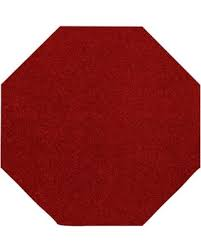
#> input picture TSR/preprocessing/red_octagon.jpeg, 201 x 251 px, found by its file name
$ python -i traffic_sign_detc_simply.py   (imports and definitions only)   (older library calls are emulated)
#> lines starting #> are read from the running program, lines starting #| are printed output that depends on the picture; after the words box and inside, x2 and y2 are one past the last pixel; in counts of white or black regions, pixels touching at a corner belong together
#> (reads TSR/old/model_num.json from the repository)
import cv2
import matplotlib.pyplot as plt
import numpy as np
from PIL import Image, ImageDraw, ImageFont
from preprocessing.predict import predict

sign_dict = {
1: "Stop Ahead",
2:	"Maximum 80",
3:	"Maximum 40",
4:	"Yield Sign",
5:	"Maximum 50",
6:	'Right Curve Sign',
7:	'Left Curve Sign',
8:	'Maximum 60 ahead',
9:	'Construction ahead',
10:	'Stop Sign',
11:	'Maximum 30',
12:	'Maximum 30',
13:	'Yield Ahead Sign',
14:	'Signal Ahead Sign',
15:	'Maximum 50 ahead',
16:	'Maximum 60',
17:	'Maximum 70',
18:	'Guide Sign'
}

# [69 lines left out: functions video_to_frames, video_to_stream, frames_to_video, not called in this run]


def load_prep_img(sample_img):
	size = sample_img.shape
	blank_canvas_red = np.zeros(size, dtype=np.uint8)
	blank_canvas_yellow_orange = np.zeros(size, dtype=np.uint8)
	blank_canvas_white = np.zeros(size, dtype=np.uint8)
	# Convert to RGB color space
	rgb_img = cv2.cvtColor(sample_img, cv2.COLOR_BGR2RGB)
	# Convert to HSV color space
	hsv_img = cv2.cvtColor(sample_img, cv2.COLOR_BGR2HSV)
	# Blur image to reduce unrelated noise
	blur_img = cv2.bilateralFilter(hsv_img, 9, 75, 75)
	return blank_canvas_red, blank_canvas_yellow_orange, blank_canvas_white, sample_img, rgb_img, hsv_img, blur_img


def get_red_mask(img, lower_color1, upper_color1, lower_color2, upper_color2):
	masked_img1 = cv2.inRange(img, lower_color1, upper_color1)
	masked_img2 = cv2.inRange(img, lower_color2, upper_color2)
	loose_red_mask = masked_img1 + masked_img2
	return loose_red_mask


def get_other_colors_mask(img, lower_color, upper_color):
	masked_img = cv2.inRange(img, lower_color, upper_color)
	other_colors_mask = masked_img
	return other_colors_mask


def dilate_erode(img, kernel_size):
	kernel = np.ones((kernel_size, kernel_size), np.uint8)
	dilated_img = cv2.dilate(img, kernel, iterations=1)
	cleaned_img = cv2.erode(dilated_img, kernel, iterations=1)
	return cleaned_img


def find_contour(img):
	_, all_contours, _ = cv2.findContours(img, cv2.RETR_TREE, cv2.CHAIN_APPROX_NONE)
	if len(all_contours) != 0:
		all_sorted_cnt = sorted(all_contours, key=cv2.contourArea)[-1:]
		largest_cnt = all_sorted_cnt[0]
	else:
		largest_cnt = None
		all_sorted_cnt = None
		print("no contours")
	return largest_cnt, all_sorted_cnt


def draw_contour_2(img, canvas, contour_thickness):
	largest_cnt, all_sorted_cnt = find_contour(img)
	if all_sorted_cnt is not None:
		for i, largest_cnt in enumerate(all_sorted_cnt):
			cv2.drawContours(canvas, largest_cnt, -1, [0, 255, 0], contour_thickness)


def fix_convex_defect(img):
	# Detect convexity defects base on the contour.
	cnt_before_convex, _ = find_contour(img)
	hull_before = cv2.convexHull(cnt_before_convex, returnPoints=False)
	# print(type(hull_before))
	defects_before = cv2.convexityDefects(cnt_before_convex, hull_before)
	if defects_before is not None:
		for i in range(defects_before.shape[0]):
			s_before, e_before, f_before, d_before = defects_before[i, 0]
			start_before = tuple(cnt_before_convex[s_before][0])
			end_before = tuple(cnt_before_convex[e_before][0])
			far_before = tuple(cnt_before_convex[f_before][0])
			cv2.line(img, start_before, end_before, [255, 0, 0], 1)
		convex_fix_kernel = np.ones((3, 3), np.uint8)
		convex_dilated_img = cv2.dilate(img, convex_fix_kernel, iterations=1)
		convex_fixed_img = cv2.erode(convex_dilated_img, convex_fix_kernel, iterations=1)
	else:
		convex_fixed_img = img
	return convex_fixed_img


def load_template(template_path):
#> called with template_path = 'red_octagon.jpeg'
	template = cv2.imread(template_path)
#> template is the input picture: shape (251, 201, 3); mean B, G, R 96.1, 96.7, 168.8
	blurred_template = cv2.bilateralFilter(template, 9, 75, 75)
	gray_scale_template = cv2.cvtColor(blurred_template, cv2.COLOR_BGR2GRAY)
	ret, thresh2 = cv2.threshold(gray_scale_template, 127, 255, 0)
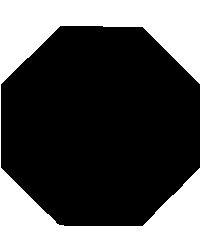
#> thresh2: shape (251, 201); 34.8% white; 1 white region
	_, template_contours, _ = cv2.findContours(thresh2, cv2.RETR_TREE, cv2.CHAIN_APPROX_NONE)
#> template_contours = 2 contours; box (x1, y1, x2, y2) and area: (0, 0, 201, 251) 50000, (0, 25, 201, 227) 33178
	template_cnt = template_contours[0]
#> template_cnt = contour of 900 points, box (x1, y1, x2, y2) (0, 0, 201, 251), area 50000
	return gray_scale_template, template_cnt


def shape_compare(contours, template_cnt):
	similarity_level = cv2.matchShapes(contours, template_cnt, 1, 0.0)
	return similarity_level


def draw_box(img, canvas, contour_thickness):
	pos = []
	_, all_sorted_cnt = find_contour(img)
	for i, cnt in enumerate(all_sorted_cnt):
		colour = (0, 255, 0)
		x, y, w, h = cv2.boundingRect(cnt)
		# cv2.rectangle(canvas, (x, y), (x + w, y + h), colour, contour_thickness)
		pos.append([x, y, w, h])
	# print(pos)
	return pos, canvas


def crop_and_hist(original_img, target_region_pos, border):
	[img_h, img_w] = original_img.shape[:2]
	[x, y, w, h] = target_region_pos[0]
	# Original position: (should not chage this!)
	box_x = [x, x + w]
	box_y = [y, y + h]
	crop_x0 = box_x[0] - border
	crop_y0 = box_y[0] - border
	crop_x1 = box_x[1] + border
	crop_y1 = box_y[1] + border
	if crop_x0 < 0:
		crop_x0 = 0
	else:
		crop_x0 = crop_x0
	if crop_y0 < 0:
		crop_y0 = 0
	else:
		crop_y0 = crop_y0
	if crop_x1 > img_w:
		crop_x1 = img_w
	else:
		crop_x1 = crop_x1
	if crop_y1 > img_h:
		crop_y1 = img_h
	else:
		crop_y1 = crop_y1
	# New position:
	x_exp = [crop_x0, crop_x1]
	y_exp = [crop_y0, crop_y1]
	w_exp = x_exp[1] - x_exp[0]
	h_exp = y_exp[1] - y_exp[0]
	if w_exp > h_exp:
		diff = w_exp - h_exp
		h_exp = w_exp
		if y_exp[0] - round(diff / 2) < 0:
			y_exp_new0 = 0
			remains_h = round(diff / 2) - y_exp[0]
			y_exp_new1 = y_exp[1] + round(diff / 2) + remains_h
		else:
			y_exp_new0 = y_exp[0] - round(diff / 2)
			if y_exp[1] + round(diff / 2) > img_h:
				y_exp_new1 = img_h
				remains_h = y_exp[1] + round(diff / 2) - img_h
				y_exp_new0 = y_exp[0] - round(diff / 2) - remains_h
			else:
				y_exp_new1 = y_exp[1] + round(diff / 2)
		y_exp_new = [y_exp_new0, y_exp_new1]
		x_exp_new = x_exp
	else:
		diff = h_exp - w_exp
		w_exp = h_exp
		if x_exp[0] - round(diff / 2) < 0:
			x_exp_new0 = 0
			remains_w = round(diff / 2) - x_exp[0]
			x_exp_new1 = x_exp[1] + round(diff / 2) + remains_w
		else:
			x_exp_new0 = x_exp[0] - round(diff / 2)
			if x_exp[1] + round(diff / 2) > img_w:
				x_exp_new1 = img_w
				remains_w = x_exp[1] + round(diff / 2) - img_w
				x_exp_new0 = x_exp[0] - round(diff / 2) - remains_w
			else:
				x_exp_new1 = x_exp[1] + round(diff / 2)
		y_exp_new = y_exp
		x_exp_new = [x_exp_new0, x_exp_new1]

	target_region_img = original_img[y_exp_new[0]:y_exp_new[1], x_exp_new[0]:x_exp_new[1], :].copy()
	print("target_region_img shape:", target_region_img.shape)
	return target_region_img


def crop_possible_signs(similarity_level_ori, similarity_level_fix, final_mask, rgb_img):
	if similarity_level_ori < 0.8 or similarity_level_fix < 0.8:
		target_region_pos, box_on_img = draw_box(final_mask, rgb_img, 1)
		#print(target_region_pos)
		#         plt.imshow(box_on_img)
		#         plt.show()
		x, y, w, h = target_region_pos[0]
		if w*h < 1000:
			return None, None
		border = 8
		target_region_img_before_eq = crop_and_hist(rgb_img, target_region_pos, border)
		output = target_region_img_before_eq
	else:
		return None, None
	return target_region_pos, output


# [22 lines left out: functions draw_box_text, text_box_on_img, not called in this run]


# Load in the Octagon template and get its contours for red canvas
octagon_template_loc = 'red_octagon.jpeg'
gray_octagon_template, octagon_template_cnt = load_template(octagon_template_loc)
#> octagon_template_cnt has the same summary as template_cnt in load_template
# plt.imshow(gray_octagon_template,cmap='gray')
# plt.show()

# Load in the Rectagule template and get its contours for white canvas
rectangle_template_loc = 'rectangle.png'
gray_rectangle_template, rectangle_template_cnt = load_template(rectangle_template_loc)
#> call 2 of load_template, with template_path = 'rectangle.png'
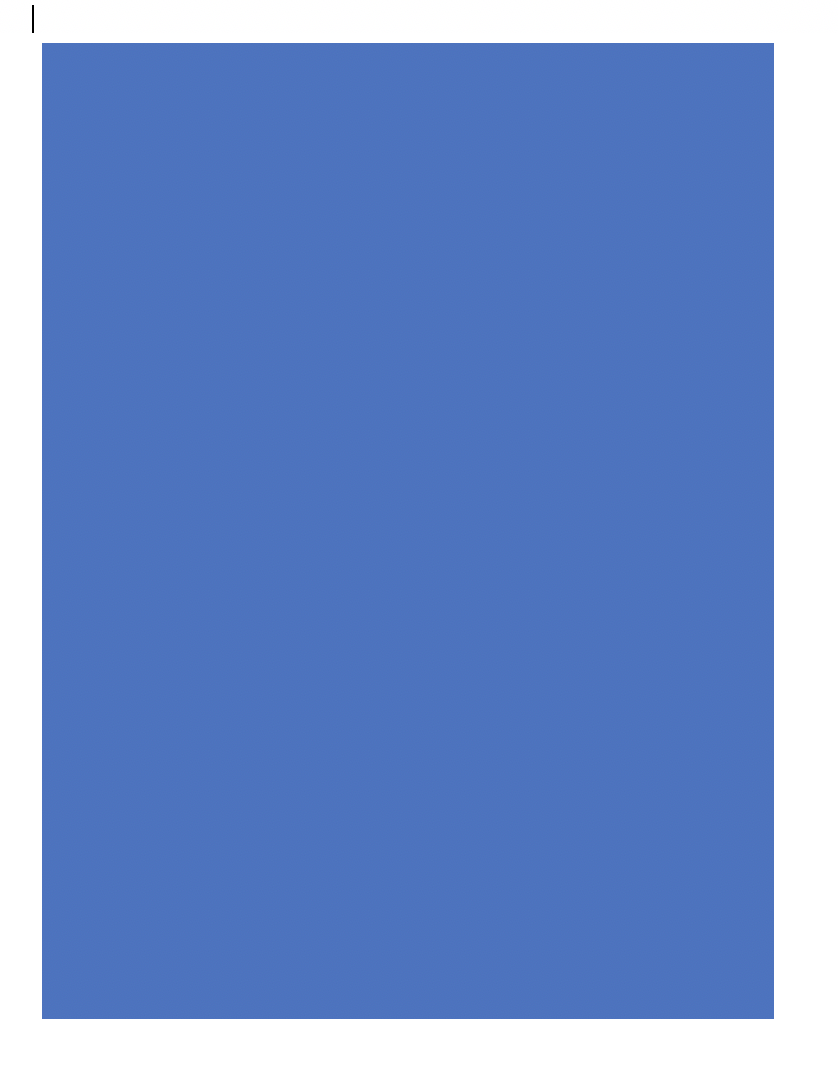
#> input picture TSR/preprocessing/rectangle.png, 838 x 1076 px, found by its file name
#> in load_template, template is the input picture: shape (1076, 838, 3); mean B, G, R 203.4, 144, 113.9
#> in load_template (call 2), `_, template_contours, _ = cv2.findContours(thresh2, cv2.RETR_TREE, cv2..`: template_contours = 3 contours; box (x1, y1, x2, y2) and area: (0, 0, 838, 1076) 899775, (41, 42, 775, 1020) 716139, (31, 4, 35, 34) 85
#> in load_template (call 2), `template_cnt = template_contours[0]`: template_cnt = contour of 3824 points, box (x1, y1, x2, y2) (0, 0, 838, 1076), area 899775
#> rectangle_template_cnt has the same summary as template_cnt in load_template
# plt.imshow(gray_rectangle_template,cmap='gray')
# plt.show()

# Load in the Dimond shape template and get its contours for red canvas
dimond_shape_template_loc = 'dimond_shape.jpeg'
gray_dimond_shape_template, dimond_shape_template_cnt = load_template(dimond_shape_template_loc)
#> call 3 of load_template, with template_path = 'dimond_shape.jpeg'
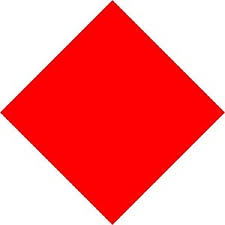
#> input picture TSR/preprocessing/dimond_shape.jpeg, 225 x 225 px, found by its file name
#> in load_template, template is the input picture: shape (225, 225, 3); mean B, G, R 128.5, 127.8, 252.4
#> in load_template (call 3), `gray_scale_template = cv2.cvtColor(blurred_template, cv2.COLOR_BGR2GRAY)`:
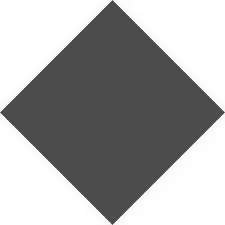
#> gray_scale_template: shape (225, 225); min 61, max 255, mean 165.2
#> in load_template (call 3), `ret, thresh2 = cv2.threshold(gray_scale_template, 127, 255, 0)`:
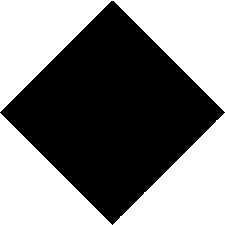
#> thresh2: shape (225, 225); 50% white; 1 black region
#> in load_template (call 3), `_, template_contours, _ = cv2.findContours(thresh2, cv2.RETR_TREE, cv2..`: template_contours = 3 contours; box (x1, y1, x2, y2) and area: (0, 0, 225, 112) 12321, (113, 113, 225, 225) 6162, (0, 113, 112, 225) 6160
#> in load_template (call 3), `template_cnt = template_contours[0]`: template_cnt = contour of 336 points, box (x1, y1, x2, y2) (113, 113, 225, 225), area 6162
#> dimond_shape_template_cnt has the same summary as template_cnt in load_template
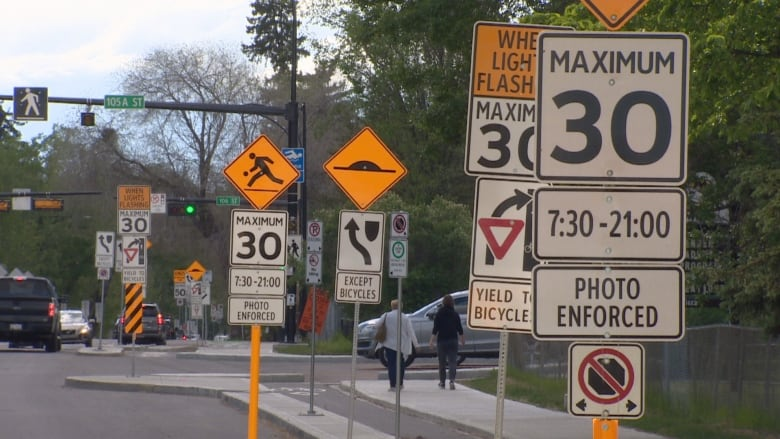
#> input picture TSR/Real_Images/signs1.jpg, 780 x 439 px
#> further down, picture is the input picture: shape (439, 780, 3); mean B, G, R 99.3, 107.2, 112.8
# plt.imshow(gray_dimond_shape_template,cmap='gray')
# plt.show()


# Read image(whatever color) as sample_img and display it.
video_path = '../sample_images/video_1.mov'
# input_frames_set = video_to_frames(video_path)
# print(len(input_frames_set))
# frame_i = 0

processed_frames = []

#for frame in input_frames_set[:len(input_frames_set) - 1]:
def process_frame(frame):
	r, c = frame.shape[:-1]
	output_labeled_img_list = []
	output_red_list = []
	output_yellow_orange_list = []
	output_white_list = []
	output_green_list = []

	#print("start processing frame:", frame_i)
	blank_canvas_red, blank_canvas_yellow_orange, blank_canvas_white, sample_img, rgb_img, hsv_img, blur_img = load_prep_img(
		frame)
#> blank_canvas_red: shape (439, 780, 3); every value is 0
	w = sample_img.shape[0]
	h = sample_img.shape[1]

	# Red:
	lower_red1, upper_red1, lower_red2, upper_red2 = (0, 70, 0), (10, 255, 255), (165, 70, 0), (180, 255, 255)
	red_loose_mask = get_red_mask(blur_img, lower_red1, upper_red1, lower_red2, upper_red2)
	red_cleaned_img_1 = dilate_erode(red_loose_mask, 3)

	lower_red3, upper_red3, lower_red4, upper_red4 = (0, 100, 50), (10, 255, 255), (170, 100, 50), (180, 255, 255)
	red_strict_mask = get_red_mask(blur_img, lower_red3, upper_red3, lower_red4, upper_red4)
	red_cleaned_img_2 = dilate_erode(red_strict_mask, 15)

	final_red_mask = cv2.bitwise_and(red_cleaned_img_1, red_cleaned_img_2)
#> final_red_mask: shape (439, 780); 1.2% white; 48 white regions (32 under 20 px), largest, box (x1, y1, x2, y2) and area: (578, 348, 634, 404) 1363, (298, 290, 330, 333) 911, (479, 219, 524, 259) 834

	# Yellow:
	lower_yellow_orange, upper_yellow_orange = (11, 70, 0), (34, 255, 255)
	yellow_orange_loose_mask = get_other_colors_mask(blur_img, lower_yellow_orange, upper_yellow_orange)
	yellow_orange_cleaned_img_1 = dilate_erode(yellow_orange_loose_mask, 3)

	lower_yellow_orange2, upper_yellow_orange2 = (11, 100, 50), (34, 255, 255)
	yellow_orange_strict_mask = get_other_colors_mask(blur_img, lower_yellow_orange2, upper_yellow_orange2)
	yellow_orange_cleaned_img_2 = dilate_erode(yellow_orange_strict_mask, 15)

	final_yellow_orange_mask = cv2.bitwise_and(yellow_orange_cleaned_img_1, yellow_orange_cleaned_img_2)
#> final_yellow_orange_mask: shape (439, 780); 6.1% white; 69 white regions (48 under 20 px), largest, box (x1, y1, x2, y2) and area: (471, 0, 695, 155) 7935, (324, 124, 411, 211) 4185, (225, 135, 300, 212) 3117

	# Green:
	lower_green, upper_green = (35, 70, 0), (77, 255, 255)
	green_loose_mask = get_other_colors_mask(blur_img, lower_green, upper_green)
	green_cleaned_img_1 = dilate_erode(green_loose_mask, 3)
#> in dilate_erode (call 5), `dilated_img = cv2.dilate(img, kernel, iterations=1)`:
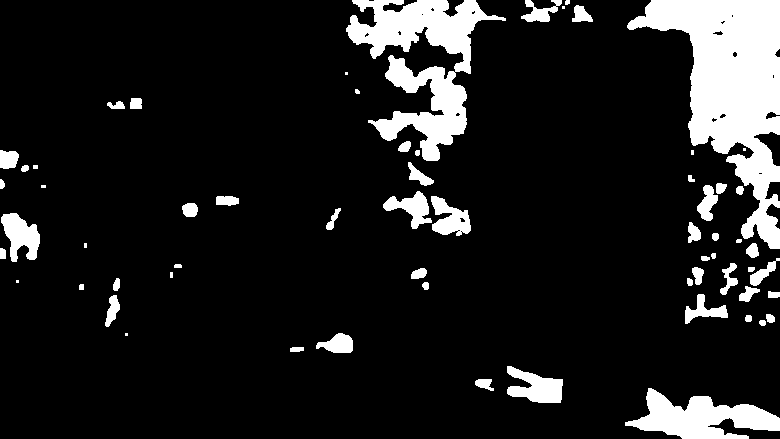
#> dilated_img: shape (439, 780); 12.2% white; 63 white regions (9 under 20 px), largest, box (x1, y1, x2, y2) and area: (627, 0, 780, 249) 16833, (346, 0, 506, 161) 10012, (625, 388, 780, 439) 4167

	lower_green2, upper_green2 = (38, 100, 50), (73, 255, 255)
	green_strict_mask = get_other_colors_mask(blur_img, lower_green2, upper_green2)
#> (the rest of the program and of its run is left out)
